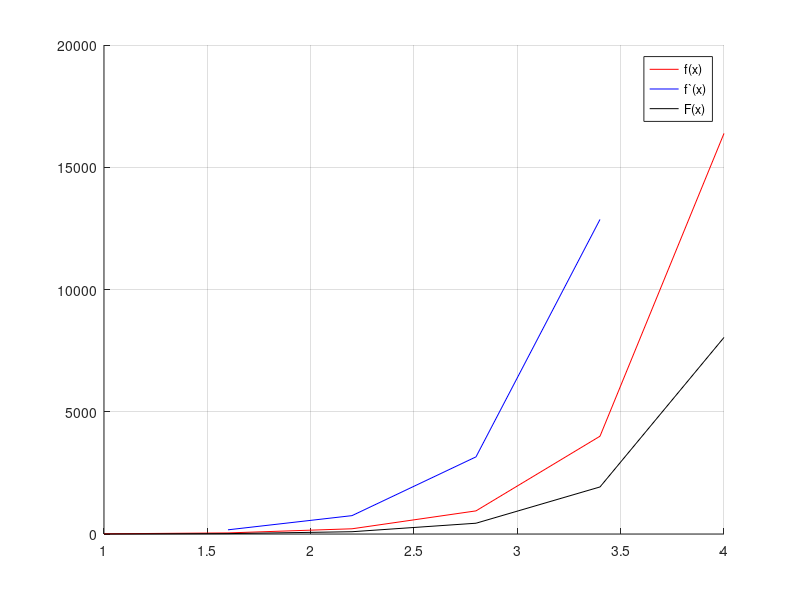

Reproduce this figure in MATLAB.
clear, clc, hold on

x=[1 1.6 2.2 2.8 3.4 4];
x1=[1.6 2.2 2.8 3.4];
y=[8 44.5722 213.4129 945.8233 3999.3082 16384];
y1=[171.1774 751.0426 3154.9127 12865.1772];
y2=[0 15.7717 93.1672 440.9381 1924.4775 8039.47];

plot(x,y,'r');
plot(x1,y1,'b');
plot(x,y2,'k');
xlim([1 4]);
grid;
legend('f(x)', 'f`(x)', 'F(x)');